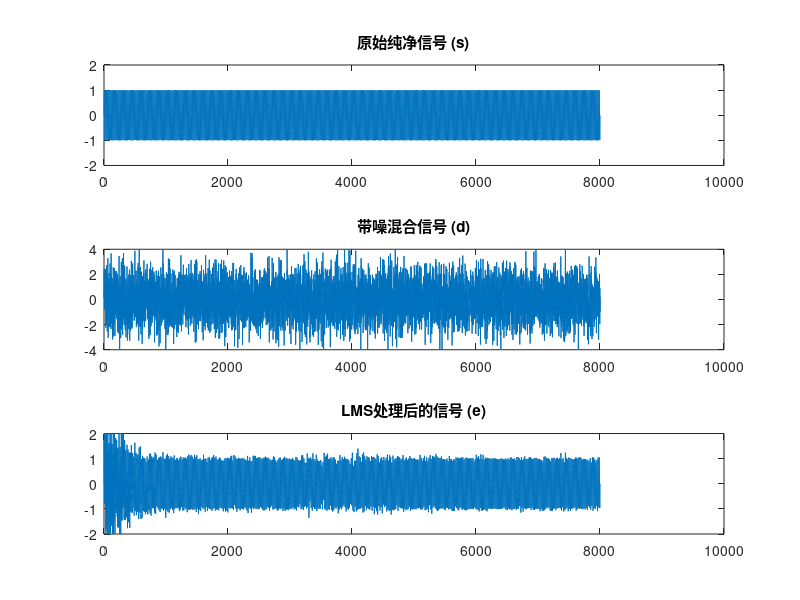

MATLAB code to generate this figure:
fs = 8000;
t = 0:1/fs:1;%1s的采样时间
N = length(t);

%纯净信号
s = sin(2*pi*440*t);%标准A音
%噪声源
v = randn(N,1);
%环境滤波器
h_env = [1,0.5,-0.2,0.1];
n = filter(h_env,1,v);
%混合信号
d = s' + n;%期望信号
%参考信号
x = v;%LMS输入信号


%初始化
M = 6;
w = zeros(M,1);
e = zeros(N,1);
y = zeros(N,1);%输出记录
mu = 0.001;
%LMS循环
% for n = M : N 
%     %提取输入向量
%     x_n = x(n:-1:n-M+1);
%     %计算输出
%     for i = 1:M
%         y(n) = y(n)+w(i)*x_n(i);
%     end
%     %计算误差  
%     e(n) = d(n) - y(n);
%     %更新权重
%     w = w + 2*mu*e(n)*x_n;
% end

%NLMS循环
eps_val = 1e-10;
M = 4;
w = zeros(M,1);
e = zeros(N,1);
y = zeros(N,1);%输出记录
mu = 0.01;
for n = M : N 
    %提取输入向量
    x_n = x(n:-1:n-M+1);
    %计算输出
    % for i = 1:M
    %     y(n) = y(n)+w(i)*x_n(i);
    y(n) = w' * x_n;
    
    %计算误差  
    e(n) = d(n) - y(n);
    %更新权重
    norm_x = x_n'*x_n;
    w = w + (mu/(norm_x + eps_val))*e(n)*x_n;
end

figure;
subplot(3,1,1); plot(s); title('原始纯净信号 (s)'); ylim([-2 2]);
subplot(3,1,2); plot(d); title('带噪混合信号 (d)'); ylim([-4 4]);
subplot(3,1,3); plot(e); title('LMS处理后的信号 (e)'); ylim([-2 2]);

%试听（如果你的电脑有声卡）
sound(d, fs); % 听听带噪声的
pause(1.5);
sound(e, fs); % 听听去噪后的